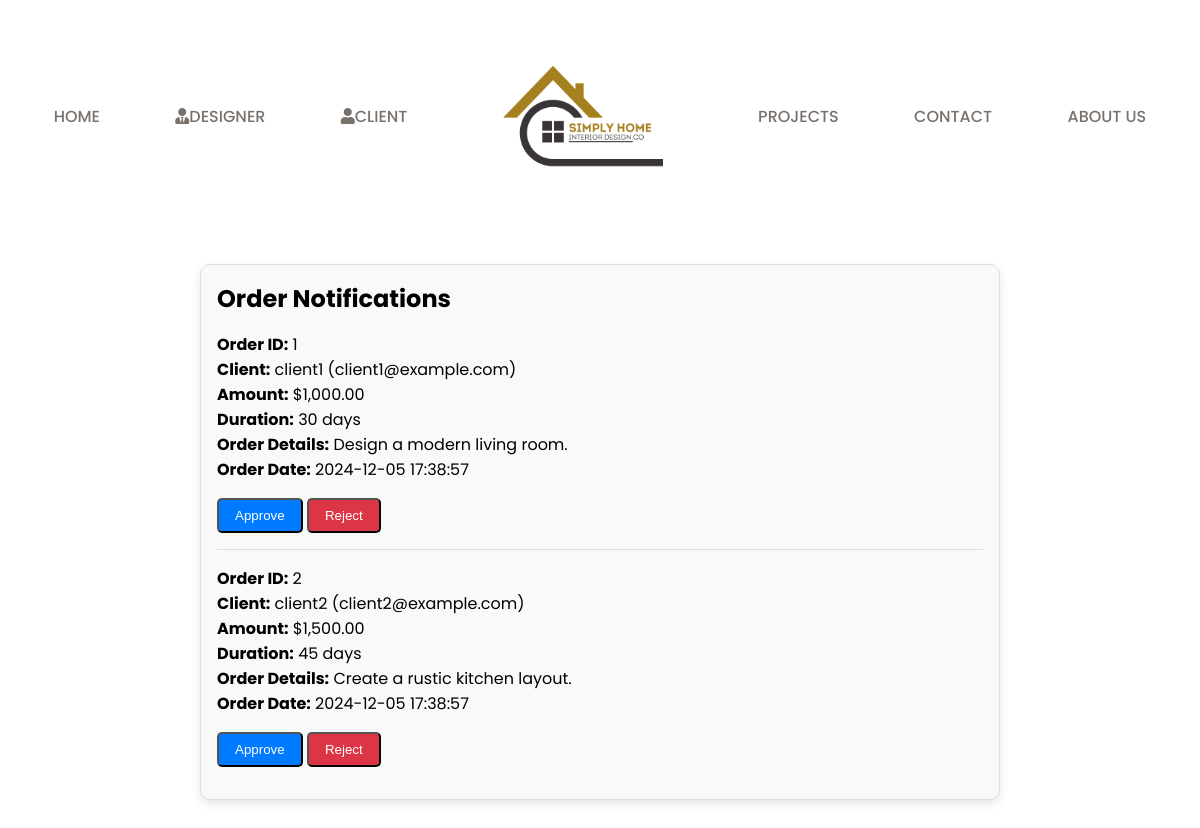
The page /notifications.php (signed in) on the database its author committed.
### tables this page shows
CREATE TABLE orders (
    order_id INT AUTO_INCREMENT PRIMARY KEY,
    user_id INT NOT NULL,
    designer_id INT NOT NULL,
    duration INT,
    order_details TEXT,
    order_date TIMESTAMP DEFAULT CURRENT_TIMESTAMP,
    amount DECIMAL(10, 2),
    status ENUM('pending', 'accepted', 'rejected') DEFAULT 'pending',
    notification_sent BOOLEAN DEFAULT FALSE,
    FOREIGN KEY (user_id) REFERENCES user(user_id),
    FOREIGN KEY (designer_id) REFERENCES interior_designer(designer_id)
);

CREATE TABLE user (
    user_id INT AUTO_INCREMENT PRIMARY KEY,
    email VARCHAR(255) NOT NULL UNIQUE,
    location VARCHAR(255),
    password VARCHAR(255) NOT NULL,
    username VARCHAR(255) NOT NULL,
    preferences TEXT,
    role ENUM('client', 'designer') NOT NULL DEFAULT 'client'
);

### notifications.php (the view, shortened to what this page needs)
<?php
include "db_connection.php";
$user_id = $_SESSION['user_id'];
try {
    $sql = "SELECT designer_id FROM interior_designer WHERE user_id = :user_id";
    $stmt = $pdo->prepare($sql);
    $stmt->bindParam(':user_id', $user_id, PDO::PARAM_INT);
    $stmt->execute();
    $designer = $stmt->fetch(PDO::FETCH_ASSOC);
    $designer_id = $designer['designer_id'];
    $sql = "SELECT o.order_id, o.amount, o.duration, o.order_details, o.order_date,
                   u.username AS client_name, u.email AS client_email
            FROM orders o
            JOIN user u ON o.user_id = u.user_id
            WHERE o.designer_id = :designer_id AND o.status = 'pending'";
    $stmt = $pdo->prepare($sql);
    $stmt->bindParam(':designer_id', $designer_id, PDO::PARAM_INT);
    $stmt->execute();
    $orders = $stmt->fetchAll(PDO::FETCH_ASSOC);
} catch (PDOException $e) {
    die("Error: " . $e->getMessage());
}
?>
<!DOCTYPE html>
<html lang="en">
<head>
    <link rel="stylesheet" href="styles.css">
</head>
<body>
<?php include "header.php"; ?>
    <section class="notifications__container">
        <h2>Order Notifications</h2>
        <?php if (empty($orders)): ?>
            <p>No pending orders at the moment.</p>
        <?php else: ?>
            <?php foreach ($orders as $order): ?>
                <div class="order__item">
                    <div class="order__details">
                        <p><strong>Order ID:</strong> <?= htmlspecialchars($order['order_id']) ?></p>
                        <p><strong>Client:</strong> <?= htmlspecialchars($order['client_name']) ?> (<?= htmlspecialchars($order['client_email']) ?>)</p>
                        <p><strong>Amount:</strong> $<?= number_format($order['amount'], 2) ?></p>
                        <p><strong>Duration:</strong> <?= htmlspecialchars($order['duration']) ?> days</p>
                        <p><strong>Order Details:</strong> <?= htmlspecialchars($order['order_details']) ?></p>
                        <p><strong>Order Date:</strong> <?= htmlspecialchars($order['order_date']) ?></p>
                    </div>
                    <form method="POST" style="margin-top: 1rem;">
                        <button type="submit" name="action" value="approve" class="btn">Approve</button>
                        <button type="submit" name="action" value="reject" class="btn btn-reject">Reject</button>
                    </form>
                </div>
            <?php endforeach; ?>
        <?php endif; ?>
    </section>
</body>
</html>

### header.php (shortened to what this page needs)
 <!DOCTYPE html>
<html lang="en">
<head>
    <link rel="stylesheet" href="https://cdnjs.cloudflare.com/ajax/libs/font-awesome/5.15.4/css/all.min.css">
    <link rel="stylesheet" href="styles.css">
</head>
<body>
<nav>
      <ul class="nav__links">
        <li class= "link"><a href="index.php">HOME</a></li>
        <li class= "link"><a href=designer_signup.php><i class="fas fa-user-tie"></i>DESIGNER</a></li>
        <li class="link"><a href="client_signup.php"><i class="fas fa-user"></i>CLIENT</a></li>
        <li class="nav__logo">
          <img src="logo.png" alt="logo" />
        </li>
        <li class="link"><a href="projects.php">PROJECTS</a></li>
        <li class="link"><a href="contactus.php">CONTACT</a></li>
        <li class="link"><a href="aboutus.php">ABOUT US</a></li>
      </ul>
    </nav>
</body>
</html>

### styles.css (style rules this page uses)
:root { --primary-color: #f5f4f2; --text-dark: #57534e; --text-light: #78716c; --white: #ffffff; --max-width: 1200px; --header-font: "Lora", serif; }
* { padding: 0; margin: 0; box-sizing: border-box; }
img { width: 120%; display: flex; }
a { text-decoration: none; }
body { font-family: "Poppins", sans-serif; }
nav { max-width: var(--max-width); margin: auto; padding: 1rem; }
.nav__links { list-style: none; display: flex; align-items: center; justify-content: space-around; }
.link a { font-weight: 500; color: var(--text-light); transition: 0.3s; }
.nav__logo { text-align: center; cursor: pointer; }
.nav__logo img { margin: auto; max-width: 200px; }

### notifications.php (style rules this page uses)
.notifications__container { max-width: 800px; margin: 2rem auto; padding: 1rem; border: 1px solid #ddd; border-radius: 10px; background-color: #f9f9f9; box-shadow: 0 4px 8px rgba(0, 0, 0, 0.1); }
.order__item { border-bottom: 1px solid #ddd; padding: 1rem 0; }
.order__item:last-child { border-bottom: none; }
.order__details { margin-bottom: 1rem; }
.btn { padding: 8px 16px; background-color: #007bff; color: #fff; text-decoration: none; border-radius: 5px; transition: 0.3s; display: inline-block; }
.btn-reject { background-color: #dc3545; }

### rows shown on the page
orders: order_id "1", user.username "client1", user.email "client1@example.com", amount "1,000.00", duration "30", order_details "Design a modern living room.", order_date "2024-12-05 17:38:57"
orders: order_id "2", user.username "client2", user.email "client2@example.com", amount "1,500.00", duration "45", order_details "Create a rustic kitchen layout.", order_date "2024-12-05 17:38:57"
